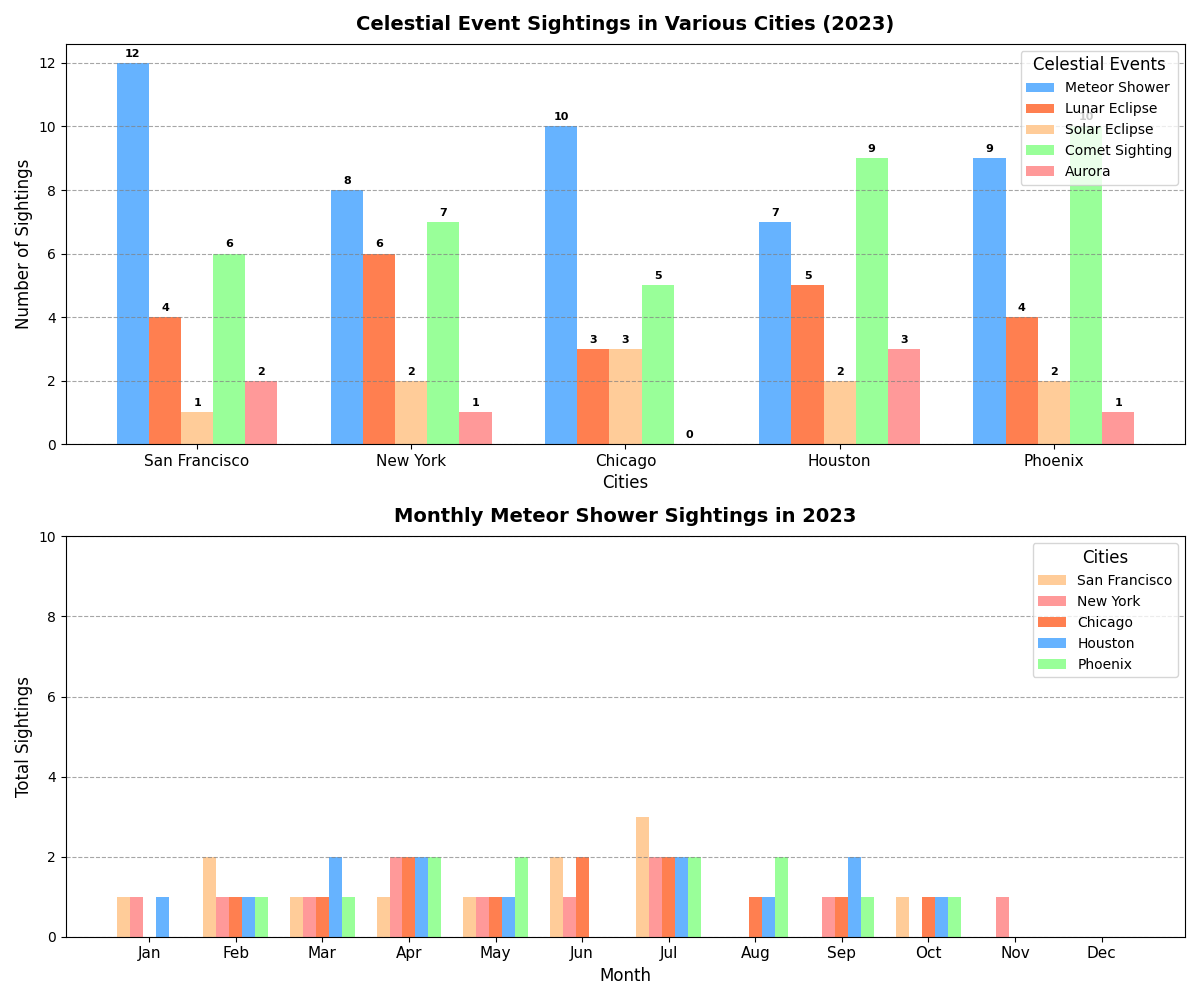

Reproduce this figure in Python.
import matplotlib.pyplot as plt
import numpy as np

cities = ['San Francisco', 'New York', 'Chicago', 'Houston', 'Phoenix']
celestial_events = ['Meteor Shower', 'Lunar Eclipse', 'Solar Eclipse', 'Comet Sighting', 'Aurora']
observation_data = [
    [12, 4, 1, 6, 2],
    [8, 6, 2, 7, 1],
    [10, 3, 3, 5, 0],
    [7, 5, 2, 9, 3],
    [9, 4, 2, 10, 1]
]
months = ['Jan', 'Feb', 'Mar', 'Apr', 'May', 'Jun', 'Jul', 'Aug', 'Sep', 'Oct', 'Nov', 'Dec']
monthly_sightings = {
    'San Francisco': [1, 2, 1, 1, 1, 2, 3, 0, 0, 1, 0, 0],
    'New York': [1, 1, 1, 2, 1, 1, 2, 0, 1, 0, 1, 0],
    'Chicago': [0, 1, 1, 2, 1, 2, 2, 1, 1, 1, 0, 0],
    'Houston': [1, 1, 2, 2, 1, 0, 2, 1, 2, 1, 0, 0],
    'Phoenix': [0, 1, 1, 2, 2, 0, 2, 2, 1, 1, 0, 0]
}

fig, (ax1, ax2) = plt.subplots(nrows=2, ncols=1, figsize=(12, 10))
bar_width = 0.15
index = np.arange(len(cities))

event_colors = ['#66B3FF', '#FF7F50', '#FFCC99', '#99FF99', '#FF9999']

for i, event in enumerate(celestial_events):
    counts = [data[i] for data in observation_data]
    bars = ax1.bar(index + i * bar_width, counts, bar_width, label=event, color=event_colors[i])

    for bar in bars:
        height = bar.get_height()
        ax1.annotate(f'{height}', 
                     xy=(bar.get_x() + bar.get_width() / 2, height),
                     xytext=(0, 3),
                     textcoords="offset points",
                     ha='center', va='bottom', fontsize=8, fontweight='bold')

ax1.set_xlabel('Cities', fontsize=12)
ax1.set_ylabel('Number of Sightings', fontsize=12)
ax1.set_title('Celestial Event Sightings in Various Cities (2023)', fontsize=14, fontweight='bold', pad=10)
ax1.set_xticks(index + 2 * bar_width)
ax1.set_xticklabels(cities, fontsize=11)
ax1.yaxis.grid(True, linestyle='--', which='major', color='grey', alpha=0.7)
ax1.legend(title='Celestial Events', fontsize=10, title_fontsize='12', loc='upper right')

city_colors = ['#FFCC99', '#FF9999', '#FF7F50', '#66B3FF', '#99FF99']

index_months = np.arange(len(months))
for i, (city, color) in enumerate(zip(cities, city_colors)):
    ax2.bar(index_months + i * bar_width, monthly_sightings[city], bar_width, label=city, color=color)

ax2.set_xlabel('Month', fontsize=12)
ax2.set_ylabel('Total Sightings', fontsize=12)
ax2.set_title('Monthly Meteor Shower Sightings in 2023', fontsize=14, fontweight='bold', pad=10)
ax2.set_xticks(index_months + 2 * bar_width)
ax2.set_xticklabels(months, fontsize=11)
ax2.set_ylim(0, 10)
ax2.yaxis.grid(True, linestyle='--', which='major', color='grey', alpha=0.7)
ax2.legend(title='Cities', fontsize=10, title_fontsize='12', loc='upper right')

plt.tight_layout()
plt.show()
